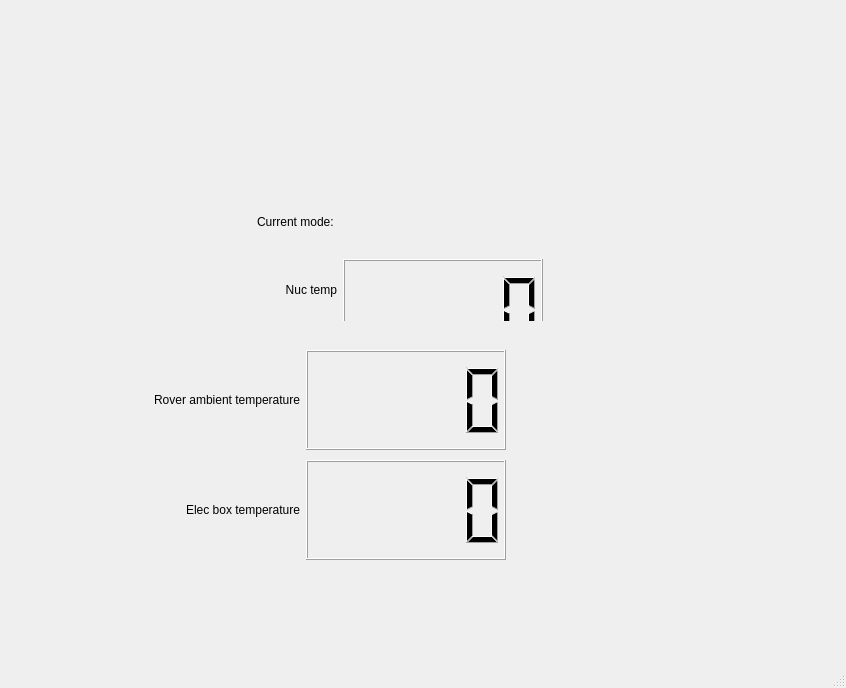
<?xml version="1.0" encoding="UTF-8"?>
<ui version="4.0">
 <class>MainWindow</class>
 <widget class="QMainWindow" name="MainWindow">
  <property name="geometry">
   <rect>
    <x>0</x>
    <y>0</y>
    <width>846</width>
    <height>688</height>
   </rect>
  </property>
  <property name="windowTitle">
   <string>MainWindow</string>
  </property>
  <widget class="QWidget" name="centralwidget">
   <widget class="QLabel" name="label_5">
    <property name="geometry">
     <rect>
      <x>110</x>
      <y>30</y>
      <width>491</width>
      <height>131</height>
     </rect>
    </property>
    <property name="text">
     <string/>
    </property>
    <property name="pixmap">
     <pixmap>../resources/snowbot2.png</pixmap>
    </property>
    <property name="scaledContents">
     <bool>true</bool>
    </property>
   </widget>
   <widget class="QWidget" name="layoutWidget">
    <property name="geometry">
     <rect>
      <x>30</x>
      <y>190</y>
      <width>621</width>
      <height>131</height>
     </rect>
    </property>
    <layout class="QGridLayout" name="gridLayout_3">
    <!-- Current mode -->
     <item row="0" column="1">
      <layout class="QGridLayout" name="gridLayout" rowminimumheight="0">
       <item row="0" column="0">
        <widget class="QLabel" name="label">
         <property name="maximumSize">
          <size>
           <width>200</width>
           <height>100</height>
          </size>
         </property>
         <property name="text">
          <string>Current mode: </string>
         </property>
         <property name="alignment">
          <set>Qt::AlignLeft|Qt::AlignTrailing|Qt::AlignVCenter</set>
         </property>
        </widget>
       </item>
       <item row="0" column="1">
        <widget class="QLabel" name="mode_lcd">
         <property name="minimumSize">
          <size>
           <width>200</width>
           <height>100</height>
          </size>
         </property>
        </widget>
       </item>
      </layout>
     </item>
    <!-- Nuc temperature -->
     <item row="1" column="1">w
      <layout class="QGridLayout" name="gridLayout_2" rowminimumheight="0">
       <item row="1" column="1">
        <widget class="QLCDNumber" name="nuc_temp_lcd">
         <property name="minimumSize">
          <size>
           <width>200</width>
           <height>100</height>
          </size>
         </property>
         <property name="maximumSize">
          <size>
           <width>200</width>
           <height>100</height>
          </size>
         </property>
        </widget>
       </item>
       <item row="1" column="0">
        <widget class="QLabel" name="label_3">
         <property name="maximumSize">
          <size>
           <width>200</width>
           <height>100</height>
          </size>
         </property>
         <property name="text">
          <string>Nuc temp</string>
         </property>
         <property name="alignment">
          <set>Qt::AlignRight|Qt::AlignTrailing|Qt::AlignVCenter</set>
         </property>
        </widget>
       </item>
      </layout>
     </item>
    </layout>
   </widget>
    <!-- Rover temperature -->
   <widget class="QWidget" name="layoutWidget">
    <property name="geometry">
     <rect>
      <x>100</x>
      <y>350</y>
      <width>408</width>
      <height>214</height>
     </rect>
    </property>
    <layout class="QGridLayout" name="gridLayout_4">
     <item row="2" column="0">
      <widget class="QLabel" name="label_2">
       <property name="minimumSize">
        <size>
         <width>200</width>
         <height>100</height>
        </size>
       </property>
       <property name="maximumSize">
        <size>
         <width>200</width>
         <height>100</height>
        </size>
       </property>
       <property name="text">
        <string>Rover ambient temperature</string>
       </property>
       <property name="alignment">
        <set>Qt::AlignRight|Qt::AlignTrailing|Qt::AlignVCenter</set>
       </property>
      </widget>
     </item>
     <!--Elec box temperature-->
     <item row="3" column="0" rowspan="2">
      <widget class="QLabel" name="label_4">
       <property name="minimumSize">
        <size>
         <width>200</width>
         <height>100</height>
        </size>
       </property>
       <property name="maximumSize">
        <size>
         <width>200</width>
         <height>100</height>
        </size>
       </property>
       <property name="text">
        <string>Elec box temperature</string>
       </property>
       <property name="alignment">
        <set>Qt::AlignRight|Qt::AlignTrailing|Qt::AlignVCenter</set>
       </property>
      </widget>
     </item>
     <item row="2" column="1">
      <widget class="QLCDNumber" name="rover_temp_lcd">
       <property name="minimumSize">
        <size>
         <width>200</width>
         <height>100</height>
        </size>
       </property>
       <property name="maximumSize">
        <size>
         <width>200</width>
         <height>100</height>
        </size>
       </property>
      </widget>
     </item>
     <item row="3" column="1" rowspan="2">
      <widget class="QLCDNumber" name="elec_box_temp_lcd">
       <property name="minimumSize">
        <size>
         <width>200</width>
         <height>100</height>
        </size>
       </property>
       <property name="maximumSize">
        <size>
         <width>200</width>
         <height>100</height>
        </size>
       </property>
      </widget>
     </item>
    </layout>
   </widget>
  </widget>
  <widget class="QMenuBar" name="menubar">
   <property name="geometry">
    <rect>
     <x>0</x>
     <y>0</y>
     <width>746</width>
     <height>22</height>
    </rect>
   </property>
  </widget>
  <widget class="QStatusBar" name="statusbar"/>
 </widget>
 <resources/>
 <connections/>
</ui>
